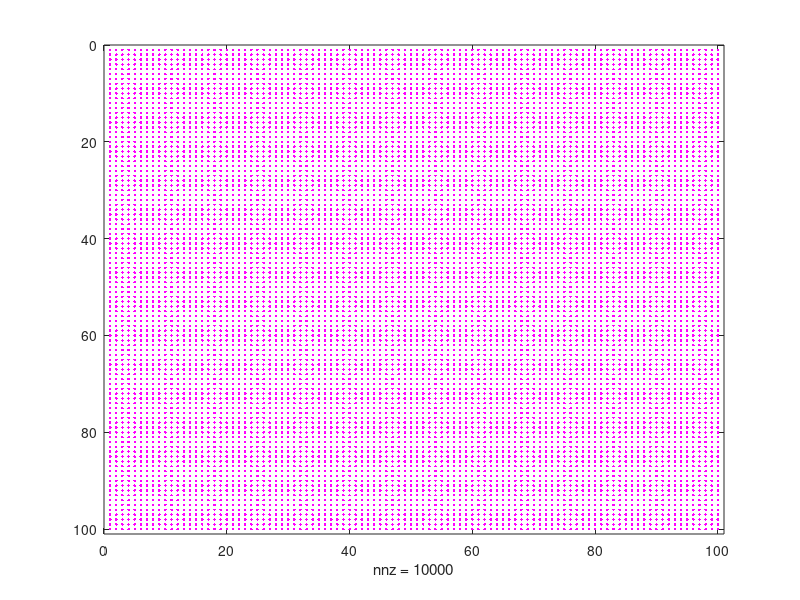
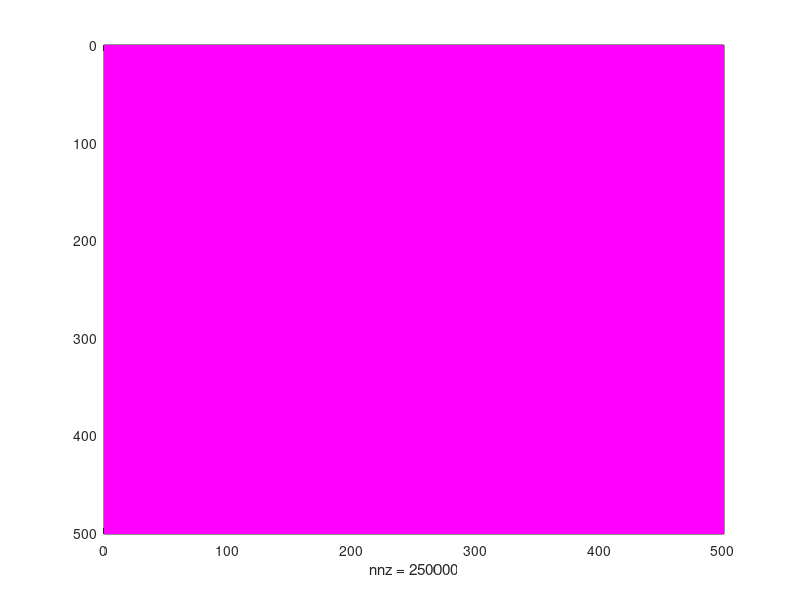

The MATLAB script that drew these images, in order: (Note: a time limit stopped this script after it produced the figures.)
tabl = zeros(14,10);
tabl2 = zeros(4,5);
tabl3 = zeros(14,2);
% а=1,2 б=3,4 в=5,6 г=7,8 д=9,10 е=11,12 ж=13,14


% !!! 1)

for i = 1:14
    if (i == 6)
        n = 200;
    elseif (i ==1) || (i == 5) || (i ==7) || (i == 11) || (i == 13)
        n = 100;
    else 
        n = 500;
    end
    A = rand(n);
    C = rand(n);
    [Q,R] = qr(A);
    if (i == 1) || (i ==2) 
        R = R-diag(diag(R))+diag(linspace(1,3*n,n));
    elseif (i == 3)
        R = R-diag(diag(R))+diag(linspace(1,3*n,n));
        for j = 1:n
            for m = 1:n
                if (R(j,m) == 0)
                    R(j,m) = 1e-16;
                end
            end
        end
    elseif (i == 4)
        R = R-diag(diag(R))+diag(linspace(1,3*n,n));
        for j = 1:n
            for m = 1:n
                if (R(j,m) == 0)
                    R(j,m) = 1e-100;
                end
            end
        end
    elseif (i == 5) || (i == 6)
        R = R-diag(diag(R))+diag(linspace(0,1,n));
    elseif (i == 7) || (i == 8)
        R = R-diag(diag(R))+diag(linspace(0,1,n));
        R(1,1) = 10;
    elseif (i == 9)
        R = R-diag(diag(R))+diag(linspace(0,1,n));
        R(1,1) = 10;
        for j = 1:n
            for m = 1:n
                if (R(j,m) == 0)
                    R(j,m) = 1e-16;
                end
            end
        end
    elseif (i == 10)
        R = R-diag(diag(R))+diag(linspace(0,1,n));
        R(1,1) = 10;
        for j = 1:n
            for m = 1:n
                if (R(j,m) == 0)
                    R(j,m) = 1e-100;
                end
            end
        end
    elseif (i == 11) || (i == 12)
        R = R-diag(diag(R))+diag(linspace(0,1,n));
        R(1,1) = -10;
    else
        R = R-diag(diag(R))+diag(linspace(0,3*n,n));
        R(1,1) = complex(1,2);
        R(2,2) = complex(1,-2);
        R(3,3) = complex(1,3);
        R(4,4) = complex(1,-3);
        R(5,5) = complex(1,4);
        R(6,6) = complex(1,-4);
    end 

    B = Q*R*Q';
    f = figure;
    spy(B, 'm')
    saveas(f, ['results/(' int2str(i) ')_matrix.png']);
    close


    % !!! 2)

    [V,D] = eig(B);
    disp(i)
    zero_check=norm(B*V-V*D)


    % !!! 3)

    tic;
    d = eig(B);
    Elapsed = toc;
    tabl(i,1) = Elapsed;

    tic;
    d = eig(B,C);
    Elapsed = toc;
    tabl(i,2) = Elapsed;

    tic;
    [V,D] = eig(B);
    Elapsed = toc;
    tabl(i,3) = Elapsed;
    eps = norm(B*V-V*D);
    tabl(i,4) = eps;

    tic;
    [V,D] = eig(B, 'nobalance');
    Elapsed = toc;
    tabl(i,5) = Elapsed;
    eps = norm(B*V-V*D);
    tabl(i,6) = eps;

    tic;
    [V,D] = eig(B,C);
    Elapsed = toc; 
    tabl(i,7) = Elapsed;
    eps = norm(B*V-V*D);
    tabl(i,8) = eps;

    tic;
    [V,D] = eig(B,C, 'chol');
    Elapsed = toc;
    tabl(i,9) = Elapsed;
    eps = norm(B*V-V*D);
    tabl(i,10) = eps;


    % !!! 4)

    if (i == 9) || (i == 10)
        F = hess(B);
        if (i == 9)
            l = 0;
        else
            l = 2;
        end
        for p = 1:2
            if (p == 1)
                F(n,1) = 1e-16;
            else
                F(n,1) = 1e-100;
            end
            tic;
            [V, D, flag] = eigs(F, 2, 'largestabs');
            Elapsed = toc;
            tabl2(p+l,1) = Elapsed;
            tic;
            [V, D, flag] = eigs(F, 2, 'smallestabs');
            Elapsed = toc; 
            tabl2(p+l,2) = Elapsed;
            tic;
            [V, D, flag] = eigs(F, 2, 'largestreal');
            Elapsed = toc;
            tabl2(p+l,3) = Elapsed;
            tic;
            [V, D, flag] = eigs(F, 2, 'smallestreal');
            Elapsed = toc; 
            tabl2(p+l,4) = Elapsed;
            tic;
            [V, D, flag] = eigs(F, 2, 'bothendsreal');
            Elapsed = toc; 
            tabl2(p+l,5) = Elapsed;
        end
    end


    % !!! 5)

    tic;
    H = hess(B);
    err = inf;
    k = 0;
    while err > 1e-2
        k = k+1;
        [Q1, R1] = qr(H);
        H = R1 * Q1;
        err = norm(tril(H, -1), 'fro');
        if (k>=5000)
            break
        end
    end
    Elapsed = toc;
    tabl3(i,1) = Elapsed;
    tabl3(i,2) = err;

end

n3=['3.1 time' '3.2 time' '3.3 time' '3.3 err' '3.4 time' '3.4 err' '3.5 time' '3.5 err' '3.6 time' '3.6 err'];
n4=['largestabs  ' 'smallestabs ' 'largestreal ' 'smallestreal' 'bothendsreal' ];
n5=['time' 'error'];

writematrix(tabl,['results/res_3.txt'],'Delimiter',' ');
writematrix(tabl2,['results/res_4.txt'],'Delimiter',' ');
writematrix(tabl3,['results/res_5.txt'],'Delimiter',' ');
